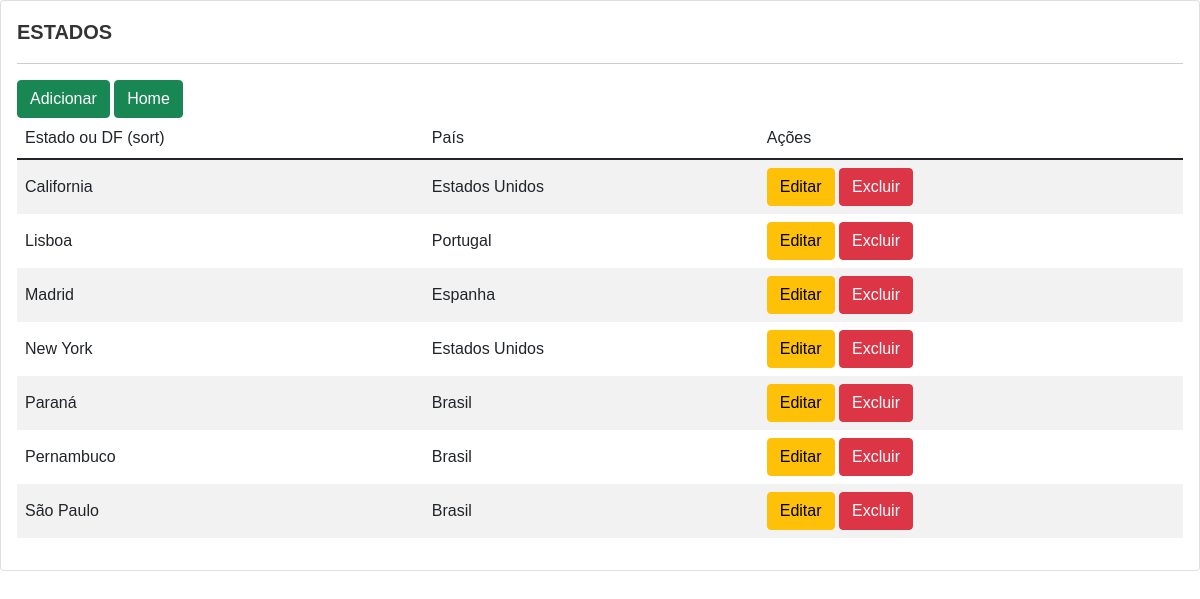
Page /state/ on the committed database.
### portal6/models.py (models this page shows, shortened)
class State(models.Model):
    state_name = models.CharField(max_length=255, verbose_name='Estado ou DF')
    state_country = models.ForeignKey(Country, on_delete=models.CASCADE, verbose_name='País')

class Country(models.Model):
    country_name = models.CharField(max_length=255, verbose_name='País')
    def __str__(self):
        return self.country_name

### portal6/views.py (the view)
# urls.py: path('state/', views.state, name='state'),
def state(request):
    states = State.objects.all().order_by('state_name')  # --> augustão sort
    context = {
        'states': states
    }
    return render(request, 'state.html', context)

### portal6/templates/portal6/state.html
{% extends 'base.html' %}
{% block content %}
<div class="card">
    <div class="card-body">
        <h4>ESTADOS</h4>
        <hr>
        <a class="btn btn-success" href="{% url 'state_add' %}"> Adicionar </a>
        <a class="btn btn-success" href="{% url 'home' %}"> Home </a>
        <table class="table table-striped">
            <thead>
                <tr>
                    <th>Estado ou DF (sort)</th>
                    <th>País</th>
                    <th>Ações</th>
                </tr>
            </thead>
            <tbody>
                {% for state in states %}
                <tr>
                    <td>{{ state.state_name }}</td>
                    <td>{{ state.state_country }}</td>
                    <td>
                        <a class="btn btn-warning" href="{% url 'state_edit' state.id %}">Editar</a>
                        <a class="btn btn-danger" href="{% url 'state_delete' state.id %}"
                           onclick="return confirm('Tem certeza que deseja DELETAR esse ESTADO (ou DF)?')">Excluir</a>
                    </td>
                </tr>
                {% endfor %}
            </tbody>
        </table>
    </div>
</div>
{% endblock %}

### portal6/templates/base.html (style rules this page uses)
html, body { height: 100%; min-height: 100%; }
a,abbr,acronym,address,applet,article,aside,audio,b,big,blockquote,body,canvas,caption,center,cite,code,dd,del,details,dfn,div,dl,dt,embed,fieldset,figcaption,figure,footer,form,h2,h3,h4,h5,h6,header,hgroup,html,i,iframe,img,ins,kbd,label,legend,mark,menu,nav,object,output,p,pre,q,ruby,s,samp,section,small,span,strike,sub,summary,sup,tbody,tfoot,th,thead,time,tt,u,var,video { border: 0; font-size: 100%; font: inherit; margin: 0; padding: 0; vertical-align: baseline; }
body { line-height: 1.5; }
body { font-family: 'Verdana', sans-serif; color: rgba(0, 0, 0, 0.8); }
h1,h2,h3,h4,h5,h6,header { font-family: Verdana, sans-serif; }
a { color: #F80002; }
h4 { font-size: 20px; font-weight: bold; }
body { display: flex; flex-direction: column; background-color: white; width: 100%; }
table { align-content: center; border-collapse: collapse; border-spacing: 0; border: 0; font-size: 100%; font: inherit; height: auto; margin-bottom: 0px; margin: 0; padding: 10; vertical-align: middle; padding: 0; }
tr { align-content: center; border: 0; font-size: 100%; font: inherit; height: auto; margin: 0; padding: 10; vertical-align: middle; }
td { align-content: center; border: 0; font-size: 100%; font: inherit; height: auto; width: auto; margin: 0; padding: 0; vertical-align: middle; }
html { background-color: black; }

### rows in the picture
State: state_name "California", state_country "Estados Unidos"
State: state_name "Lisboa", state_country "Portugal"
State: state_name "Madrid", state_country "Espanha"
State: state_name "New York", state_country "Estados Unidos"
State: state_name "Paraná", state_country "Brasil"
State: state_name "Pernambuco", state_country "Brasil"
State: state_name "São Paulo", state_country "Brasil"
